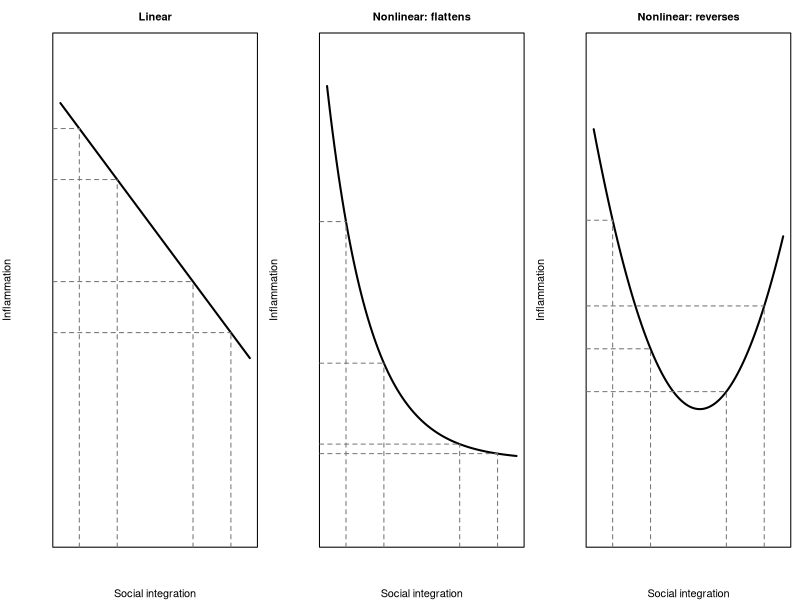
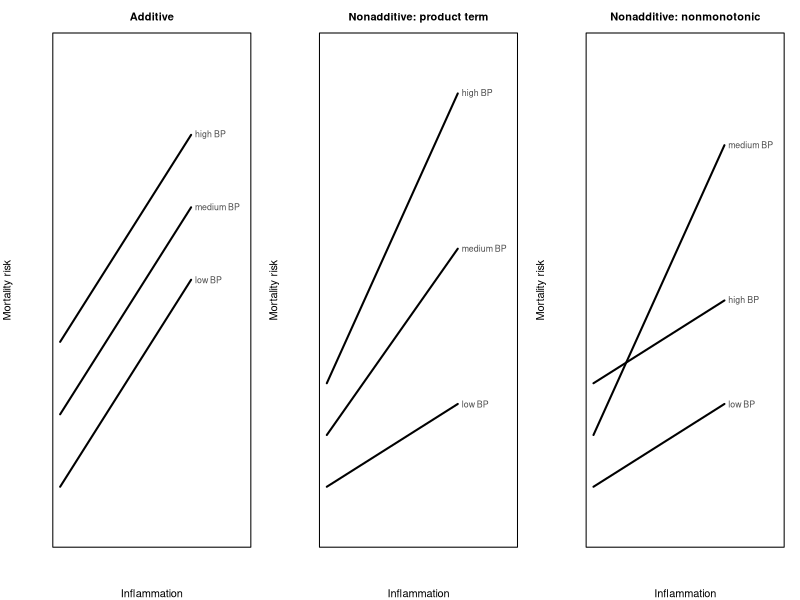

These figures' R source, in order: (Note: this script raises an error after producing the figures.)
## ---- chunk 1
#| label: fig-linearity
#| echo: false
#| fig-cap: "The linearity assumption, drawn for one arrow of the model. Left: a one-unit increase in social integration changes inflammation by the same amount wherever you start, so the two dashed steps are equal. Middle: the protective effect is strong at low integration and nearly exhausted at high integration. Right: the direction of the effect itself depends on the starting point. In both nonlinear panels the same one-unit step produces different changes at the two marked locations."
#| fig-width: 7
#| fig-height: 2.7
guides <- function(f, x0s) {
  for (x0 in x0s) for (x in c(x0, x0 + 1)) {
    segments(x, par("usr")[3], x, f(x), lty = 2, col = "grey45")
    segments(par("usr")[1], f(x), x, f(x), lty = 2, col = "grey45")
  }
}
panel <- function(f, main) {
  curve(f(x), 0, 5, lwd = 2, xlab = "Social integration",
        ylab = "Inflammation", main = main, axes = FALSE, ylim = c(0, 5.6))
  box(); guides(f, c(0.5, 3.5))
}
op <- par(mfrow = c(1, 3), mar = c(4, 4, 2.5, 0.7), cex.main = 1)
panel(function(x) 5 - 0.6 * x,            "Linear")
panel(function(x) 0.8 + 4.4 * exp(-0.9 * x), "Nonlinear: flattens")
panel(function(x) 1.4 + 0.42 * (x - 2.8)^2,  "Nonlinear: reverses")
par(op)
## ---- chunk 2
#| label: fig-additivity
#| echo: false
#| fig-cap: "The additivity assumption, drawn for the death equation. Left: the effect of inflammation on mortality risk is the same at every level of blood pressure (BP), so the lines are parallel and blood pressure shifts the level rather than the slope. Middle: a product term lets the slope grow with blood pressure. Right: the slope is largest at medium blood pressure and equally modest at low and high, a nonadditivity no single product term can produce, since a product term forces the slope to change in one direction only."
#| fig-width: 7
#| fig-height: 2.7
draw <- function(main, ic, sl) {
  plot(NULL, xlim = c(0, 5.6), ylim = c(0.4, 5.0), xlab = "Inflammation",
       ylab = "Mortality risk", main = main, axes = FALSE)
  box()
  for (i in 1:3) {
    segments(0, ic[i], 4, ic[i] + 4 * sl[i], lwd = 2)
    text(4.12, ic[i] + 4 * sl[i], paste(c("low", "medium", "high")[i], "BP"),
         adj = 0, cex = 0.8, col = "grey30")
  }
}
op <- par(mfrow = c(1, 3), mar = c(4, 4, 2.5, 1.2), cex.main = 1)
draw("Additive",                   ic = c(0.8, 1.5, 2.2), sl = c(0.5, 0.5, 0.5))
draw("Nonadditive: product term",  ic = c(0.8, 1.3, 1.8), sl = c(0.2, 0.45, 0.7))
draw("Nonadditive: nonmonotonic",  ic = c(0.8, 1.3, 1.8), sl = c(0.2, 0.7, 0.2))
par(op)
## ---- chunk 3
#| label: bwt-lm
library(MASS)
fit <- lm(bwt ~ smoke + lwt + ht, data = birthwt)
round(coef(summary(fit)), 2)
## ---- chunk 4
#| label: bwt-std
coef(fit)[["lwt"]] * sd(birthwt$lwt) / sd(birthwt$bwt)
## ---- chunk 5
#| label: sim-yang
library(lavaan)
set.seed(11)
n <- 2000
integration  <- rnorm(n)
inflammation <- -0.20 * integration + rnorm(n, sd = sqrt(1 - 0.04))
risk         <-  0.30 * inflammation - 0.15 * integration +
                 rnorm(n, sd = sqrt(1 - 0.1305))
d <- data.frame(integration, inflammation, risk)

theory <- "inflammation ~ a * integration
           risk         ~ b * inflammation + c * integration"
fit_theory <- sem(theory, data = d)
standardizedSolution(fit_theory)[1:3, c("lhs", "rhs", "est.std", "se")]
## ---- chunk 6
#| label: implied-cor
round(cor(d), 3)
## ---- chunk 7
#| label: test-claim
claim <- "inflammation ~ a * integration
          risk         ~ b * inflammation"
fitMeasures(sem(claim, data = d), c("chisq", "df", "pvalue"))
## ---- chunk 8
#| label: test-claim-true
set.seed(12)
inflammation0 <- -0.20 * integration + rnorm(n, sd = sqrt(1 - 0.04))
risk0         <-  0.30 * inflammation0 + rnorm(n, sd = sqrt(1 - 0.09))
d0 <- data.frame(integration, inflammation = inflammation0, risk = risk0)
fitMeasures(sem(claim, data = d0), c("chisq", "df", "pvalue"))
## ---- chunk 9
#| label: bwt-glm
fit_low <- glm(low ~ smoke + ht + lwt, family = binomial, data = birthwt)
round(cbind(coef = coef(fit_low), odds_ratio = exp(coef(fit_low))), 3)
## ---- chunk 10
#| label: bwt-predict
mothers <- data.frame(smoke = c(1, 0), ht = 0, lwt = 130)
round(predict(fit_low, newdata = mothers, type = "response"), 3)
